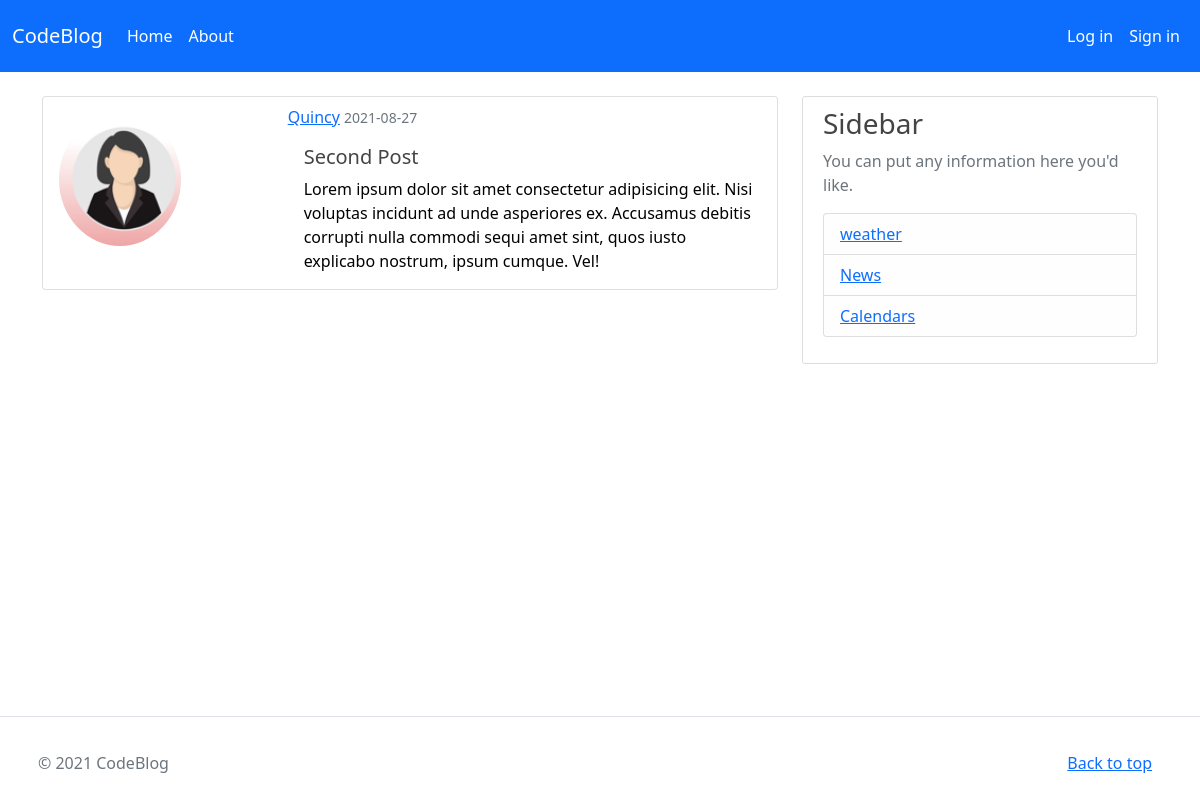
Screenshot of /post/2 with the database file from the repository.
### blog_app/models.py (models this page shows, shortened)
class User(db.Model, UserMixin):
    id = db.Column(db.Integer, primary_key=True)
    username = db.Column(db.String(10), unique=True, nullable=False)
    email = db.Column(db.String(20), unique=True, nullable=False)
    image_file = db.Column(db.String(20), nullable=False, default='default.jpg')
    password = db.Column(db.String(20), nullable=False)
    posts = db.relationship('Post', backref='author', lazy=True)

class Post(db.Model, UserMixin):
    id = db.Column(db.Integer, primary_key=True)
    title = db.Column(db.String(100), nullable=False)
    date_posted = db.Column(db.DateTime, nullable=False, default=datetime.utcnow)
    content = db.Column(db.Text, nullable=False)
    user_id = db.Column(db.Integer, db.ForeignKey('user.id'),nullable=False)

### blog_app/posts/routes.py (the view)
@posts.route("/post/<int:post_id>")
def post(post_id):
    post = Post.query.get_or_404(post_id)
    return render_template('post.html', title=post.title, post=post)

### blog_app/templates/post.html (shortened to what this page needs)
{% extends "layout.html" %}
{% block content %}
<div class="card mb-3" style="max-width: 740px;">
    <article>
        <div class="row g-0">
            <div class="col-md-4">
                <img src="{{url_for('static',filename='profile_pics/'+post.author.image_file)}}"
                    class="img-fluid rounded-circle m-3 mt-3"  width="50%" height="50%"  alt="...">
            </div>
            <div class="col-md-8 mt-2">
                <a class="mr-2 " href="{{url_for('users.user_posts',username=post.author.username)}}">{{ post.author.username }}</a>
                <small class="text-muted">{{ post.date_posted.strftime('%Y-%m-%d') }}</small>
                <div class="card-body">
                    <h5 class="card-title">{{ post.title }}</h5>
                    <p class="card-text">{{ post.content }}</p>
                </div>
            </div>
        </div>
    </article>
</div>
{% endblock %}

### blog_app/static/main.css (style rules this page uses)
body { background: #ffffff; color: #000000; }
h1, h2, h3, h4, h5, h6 { color: #444444; }

### rows the page displays
User: image_file (picture), author.username "Quincy"
Post: date_posted "2021-08-27", title "Second Post", content "Lorem ipsum dolor sit amet consectetur adipisicing elit. Nisi voluptas incidunt ad unde asperiores ex. Accusamus debitis corrupti nulla commodi sequi amet sint, quos iusto explicabo nostrum, ipsum cumque. Vel!"
